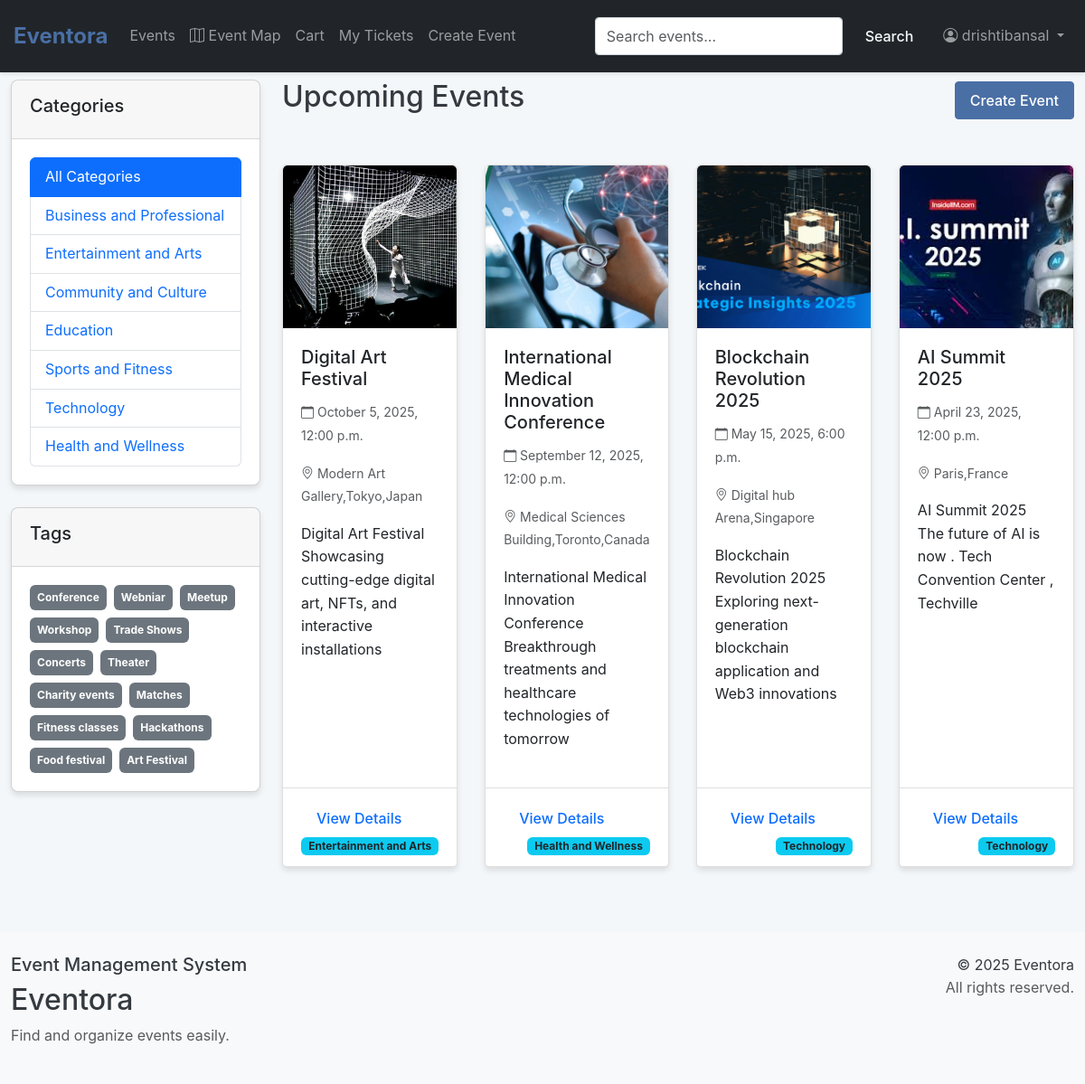
/events/ (signed in), run on the app's committed database.
### events/models.py (models this page shows, shortened)
class Category(models.Model):
    name = models.CharField(max_length=100)
    description = models.TextField(blank=True)
    class Meta:
        verbose_name_plural = "Categories"

class Tag(models.Model):
    name = models.CharField(max_length=50, unique=True)

class Event(models.Model):
    title = models.CharField(max_length=200)
    description = models.TextField()
    date = models.DateTimeField()
    location = models.CharField(max_length=200)
    image = models.ImageField(upload_to='event_images/', blank=True, null=True)
    created_at = models.DateTimeField(auto_now_add=True)
    updated_at = models.DateTimeField(auto_now=True)
    organizer = models.ForeignKey(User, on_delete=models.CASCADE, related_name='events')
    category = models.ForeignKey(Category, on_delete=models.SET_NULL, null=True, related_name='events')
    tags = models.ManyToManyField(Tag, blank=True, related_name='events')
    price = models.DecimalField(max_digits=10, decimal_places=2, default=0.00)

### events/views.py (the view)
# urls.py: path('events/', views.event_list, name='event_list'),
def event_list(request):
    events = Event.objects.all().order_by('-date')
    categories = Category.objects.all()
    tags = Tag.objects.all()
    return render(request, 'events/event_list.html', {
        'events': events,
        'categories': categories,
        'tags': tags
    })

### events/context_processors.py (called while the page is built)
def common_data(request):
    return {
        'all_categories': Category.objects.all(),
        'all_tags': Tag.objects.all()[:15],
    }

### events/templates/events/event_list.html (shortened to what this page needs)
{% extends "events/base.html" %}
{% load static %}
{% block content %}
<div class="row">
    <div class="col-md-3 mb-4">
        <div class="card">
            <div class="card-header">
                <h5>Categories</h5>
            </div>
            <div class="card-body">
                <ul class="list-group">
                    <li class="list-group-item {% if not current_category %}active{% endif %}">
                        <a href="{% url 'event_list' %}" class="text-decoration-none {% if not current_category %}text-white{% endif %}">All Categories</a>
                    </li>
                    {% for category in categories %}
                    <li class="list-group-item {% if current_category.id == category.id %}active{% endif %}">
                        <a href="{% url 'event_by_category' category.id %}" class="text-decoration-none {% if current_category.id == category.id %}text-white{% endif %}">
                            {{ category.name }}
                        </a>
                    </li>
                    {% endfor %}
                </ul>
            </div>
        </div>
        <div class="card mt-4">
            <div class="card-header">
                <h5>Tags</h5>
            </div>
            <div class="card-body">
                <div class="d-flex flex-wrap gap-2">
                    {% for tag in tags %}
                    <a href="{% url 'event_by_tag' tag.id %}" class="text-decoration-none">
                        <span class="badge bg-secondary p-2">{{ tag.name }}</span>
                    </a>
                    {% endfor %}
                </div>
            </div>
        </div>
    </div>
    <div class="col-md-9">
        <div class="d-flex justify-content-between align-items-center mb-4">
            <h2>
                {% if current_category %}
                    Events in {{ current_category.name }}
                {% elif current_tag %}
                    Events tagged with "{{ current_tag.name }}"
                {% elif search_query %}
                    Search results for "{{ search_query }}"
                {% else %}
                    Upcoming Events
                {% endif %}
            </h2>
            {% if user.is_authenticated %}
            <a href="{% url 'event_create' %}" class="btn btn-primary">Create Event</a>
            {% endif %}
        </div>
        {% if events %}
        <div class="row row-cols-1 row-cols-md-2 row-cols-lg-3 g-4">
            {% for event in events %}
            <div class="col">
                <div class="card event-card h-100">
                    {% if event.image %}
                    <img src="{{ event.image.url }}" class="card-img-top" alt="{{ event.title }}">
                    {% else %}
                    <div class="bg-light text-center py-5">
                        <span class="text-muted">No Image</span>
                    </div>
                    {% endif %}
                    <div class="card-body">
                        <h5 class="card-title">{{ event.title }}</h5>
                        <p class="card-text text-muted">
                            <small>
                                <i class="bi bi-calendar"></i> {{ event.date|date:"F j, Y, g:i a" }}
                            </small>
                        </p>
                        <p class="card-text text-muted">
                            <small>
                                <i class="bi bi-geo-alt"></i> {{ event.location }}
                            </small>
                        </p>
                        <p class="card-text">{{ event.description|truncatewords:20 }}</p>
                    </div>
                    <div class="card-footer bg-transparent">
                        <a href="{% url 'event_detail' event.pk %}" class="btn btn-sm btn-outline-primary">View Details</a>
                        {% if event.category %}
                        <span class="badge bg-info text-dark float-end">{{ event.category.name }}</span>
                        {% endif %}
                    </div>
                </div>
            </div>
            {% endfor %}
        </div>
        {% else %}
        <div class="alert alert-info">
            No events found.
        </div>
        {% endif %}
    </div>
</div>
{% endblock %}

### events/templates/events/base.html (shortened to what this page needs)
{% load static %}
<!DOCTYPE html>
<html lang="en">
<head>
    <link href="https://cdn.jsdelivr.net/npm/bootstrap@5.3.0-alpha1/dist/css/bootstrap.min.css" rel="stylesheet">
    <link rel="stylesheet" href="https://cdn.jsdelivr.net/npm/bootstrap-icons@1.8.0/font/bootstrap-icons.css">
    <link rel="stylesheet" href="{% static 'events/css/styles.css' %}">
    <link rel="stylesheet" href="{% static 'events/css/enchanced_styles.css' %}">
</head>
<body>
    <nav class="navbar navbar-expand-lg navbar-dark bg-dark fixed-top">
        <div class="container">
            <a class="navbar-brand" href="{% url 'event_list' %}">Eventora</a>
            <div class="collapse navbar-collapse" id="navbarNav">
                <ul class="navbar-nav me-auto">
                    <li class="nav-item">
                        <a class="nav-link" href="{% url 'event_list' %}">Events</a>
                    </li>
                    <li class="nav-item">
                        <a class="nav-link" href="{% url 'event_map' %}">
                            <i class="bi bi-map"></i> Event Map
                        </a>
                    </li>
                    <a href="{% url 'cart_view' %}" class="nav-link">
                         Cart
                    </a>
                    <li class="nav-item">
                        <a class="nav-link" href="{% url 'my_tickets' %}">My Tickets</a>
                    </li>
                    {% if user.is_authenticated %}
                    <li class="nav-item">
                        <a class="nav-link" href="{% url 'event_create' %}">Create Event</a>
                    </li>
                    {% endif %}
                </ul>
                <form class="d-flex me-2" action="{% url 'event_search' %}" method="GET">
                    <input class="form-control me-2" type="search" placeholder="Search events..." name="q" value="{{ search_query|default:'' }}">
                    <button class="btn btn-outline-light" type="submit">Search</button>
                </form>
                <ul class="navbar-nav">
                    {% if user.is_authenticated %}
                    <li class="nav-item dropdown">
                        <a class="nav-link dropdown-toggle" href="#" id="navbarDropdown" role="button" data-bs-toggle="dropdown">
                            <i class="bi bi-person-circle"></i> {{ user.username }}
                        </a>
                    </li>
                    {% endif %}
                </ul>
            </div>
        </div>
    </nav>
    <div class="container mt-5 pt-3">
    </div>
    <div class="container py-4">
        {% block content %}{% endblock %}
    </div>
    <footer class="bg-light py-4 mt-5">
        <div class="container">
            <div class="row">
                <div class="col-md-6">
                    <h5>Event Management System</h5>
                    <h2>Eventora</h2>
                    <p class="text-muted">Find and organize events easily.</p>
                </div>
                <div class="col-md-6 text-md-end">
                    <p class="mb-0">&copy; {% now "Y" %} Eventora</p>
                    <p class="text-muted">All rights reserved.</p>
                </div>
            </div>
        </div>
    </footer>
</body>
</html>

### events/static/events/css/styles.css (style rules this page uses)
.event-card { transition: transform 0.3s ease, box-shadow 0.3s ease; border: 1px solid rgba(0,0,0,.125); }
.event-card .card-img-top { height: 180px; object-fit: cover; }

### events/static/events/css/enchanced_styles.css (style rules this page uses)
* { margin: 0; padding: 0; box-sizing: border-box; }
:root { --primary: #4a6fa5; --primary-dark: #344e7a; --secondary: #6c757d; --success: #28a745; --danger: #dc3545; --warning: #ffc107; --info: #17a2b8; --light: #f8f9fa; --dark: #343a40; --white: #ffffff; --font-main: -apple-system, BlinkMacSystemFont, "Segoe UI", Roboto, Helvetica, Arial, sans-serif; }
body { font-family: var(--font-main); line-height: 1.6; color: var(--dark); background-color: #f4f7f9; }
.container { width: 100%; max-width: 1200px; margin: 0 auto; padding: 0 15px; }
.row { display: flex; flex-wrap: wrap; margin: 0 -15px; }
.col { flex: 1 0 0%; padding: 0 15px; }
.navbar { background-color: var(--white); box-shadow: 0 2px 4px rgba(0, 0, 0, 0.1); padding: 1rem 0; }
.navbar-brand { font-size: 1.5rem; font-weight: bold; color: var(--primary); text-decoration: none; }
.form-control { display: block; width: 100%; padding: 0.5rem 0.75rem; font-size: 1rem; line-height: 1.5; color: var(--dark); background-color: var(--white); border: 1px solid #ced4da; border-radius: 0.25rem; transition: border-color 0.2s; }
.btn { display: inline-block; font-weight: 500; text-align: center; white-space: nowrap; vertical-align: middle; user-select: none; border: 1px solid transparent; padding: 0.5rem 1rem; font-size: 1rem; line-height: 1.5; border-radius: 0.25rem; transition: all 0.2s; cursor: pointer; }
.btn-primary { color: var(--white); background-color: var(--primary); border-color: var(--primary); }
.card { position: relative; display: flex; flex-direction: column; min-width: 0; word-wrap: break-word; background-color: var(--white); background-clip: border-box; border-radius: 0.5rem; box-shadow: 0 4px 6px rgba(0, 0, 0, 0.1); overflow: hidden; margin-bottom: 1.5rem; }
.card-header { padding: 1rem 1.25rem; background-color: rgba(0, 0, 0, 0.03); border-bottom: 1px solid rgba(0, 0, 0, 0.125); }
.card-body { flex: 1 1 auto; padding: 1.25rem; }
.card-title { margin-bottom: 0.75rem; font-size: 1.25rem; font-weight: 500; }
.card-text { margin-top: 0; margin-bottom: 1rem; }
.card-footer { padding: 0.75rem 1.25rem; background-color: rgba(0, 0, 0, 0.03); border-top: 1px solid rgba(0, 0, 0, 0.125); }
.mt-4 { margin-top: 1.5rem; }
.mt-5 { margin-top: 3rem; }
.mb-4 { margin-bottom: 1.5rem; }
.d-flex { display: flex; }
.justify-content-between { justify-content: space-between; }
.align-items-center { align-items: center; }
.event-card { height: 100%; display: flex; flex-direction: column; width: 100%; margin-bottom: 20px; border-radius: 5px; overflow: hidden; box-shadow: 0 4px 6px rgba(0, 0, 0, 0.1); transition: transform 0.3s ease, box-shadow 0.3s ease; background-color: var(--white); }

### data on the page
Category: name "Business and Professional"
Category: name "Entertainment and Arts"
Category: name "Community and Culture"
Category: name "Education"
Category: name "Sports and Fitness"
Category: name "Technology"
Category: name "Health and Wellness"
Tag: name "Conference"
Tag: name "Webniar"
Tag: name "Meetup"
Tag: name "Workshop"
Tag: name "Trade Shows"
Tag: name "Concerts"
Tag: name "Theater"
Tag: name "Charity events"
Tag: name "Matches"
Tag: name "Fitness classes"
Tag: name "Hackathons"
Tag: name "Food festival"
Tag: name "Art Festival"
Event: image (picture), title "Digital Art Festival", date "October 5, 2025, 12:00 p.m.", location "Modern Art Gallery,Tokyo,Japan", description "Digital Art Festival Showcasing cutting-edge digital art, NFTs, and interactive installations", category.name "Entertainment and Arts"
Event: image (picture), title "International Medical Innovation Conference", date "September 12, 2025, 12:00 p.m.", location "Medical Sciences Building,Toronto,Canada", description "International Medical Innovation Conference Breakthrough treatments and healthcare technologies of tomorrow", category.name "Health and Wellness"
Event: image (picture), title "Blockchain Revolution 2025", date "May 15, 2025, 6:00 p.m.", location "Digital hub Arena,Singapore", description "Blockchain Revolution 2025 Exploring next-generation blockchain application and Web3 innovations", category.name "Technology"
Event: image (picture), title "AI Summit 2025", date "April 23, 2025, 12:00 p.m.", location "Paris,France", description "AI Summit 2025 The future of AI is now . Tech Convention Center , Techville", category.name "Technology"

### other printed values
{{ user.username }} "drishtibansal"
